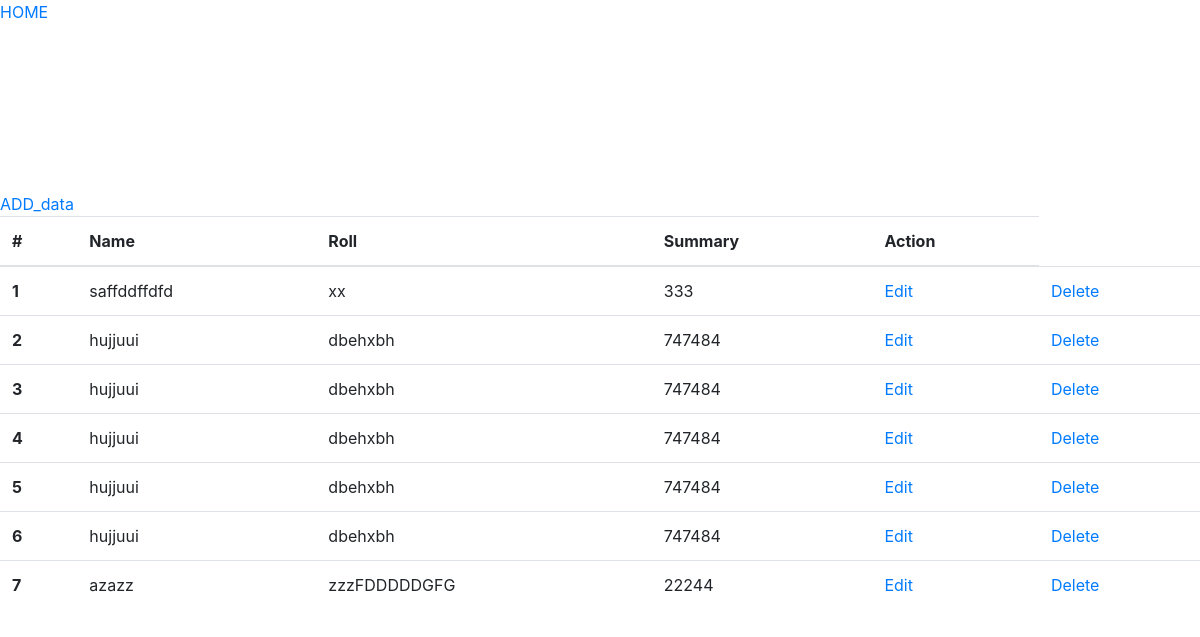
/crud/, run on the app's committed database.
### app/models.py (models this page shows, shortened)
class Employe(models.Model):
    name = models.CharField(max_length=30)
    adress = models.CharField(max_length=40)
    phone = models.IntegerField()

### app/views.py (the view)
# urls.py: path('crud/', views.crud,name='crud'),
def crud(request):
    info=Employe.objects.all()
    context = {"data":info}
    return render(request,'app/crud.html', context)

### app/templates/app/crud.html (shortened to what this page needs)
<!DOCTYPE html>
<html lang="en">
<head>
    <link rel="stylesheet" href="https://cdn.jsdelivr.net/npm/bootstrap@4.0.0/dist/css/bootstrap.min.css">
</head>
<body>
    <a href="{% url 'home' %}">HOME</a>
    <br>
    <br>
    <br>
    <br>
    <br>
    <br>
    <br>
    <br>
    <a href="{% url 'add' %}">ADD_data</a>
    <table class="table">
        <thead>
          <tr>
            <th scope="col">#</th>
            <th scope="col">Name</th>
            <th scope="col">Roll</th>
            <th scope="col">Summary</th>
            <th scope="col">Action</th>
          </tr>
        </thead>
        <tbody>
            {% for i in data %}
          <tr>
            <th scope="row">{{forloop.counter}}</th>
            <td>{{i.name}}</td>
            <td>{{i.adress}}</td>
            <td>{{i.phone}}</td>
            <td><a href="{% url 'edit' i.id %}">Edit</td>
            <td><a href="{% url 'delete' i.id %}">Delete</td>
          </tr>
          {% endfor %}
        </tbody>
      </table>
</body>
</html>

### data on the page
Employe: name "saffddffdfd", adress "xx", phone "333"
Employe: name "hujjuui", adress "dbehxbh", phone "747484"
Employe: name "hujjuui", adress "dbehxbh", phone "747484"
Employe: name "hujjuui", adress "dbehxbh", phone "747484"
Employe: name "hujjuui", adress "dbehxbh", phone "747484"
Employe: name "hujjuui", adress "dbehxbh", phone "747484"
Employe: name "azazz", adress "zzzFDDDDDGFG", phone "22244"
